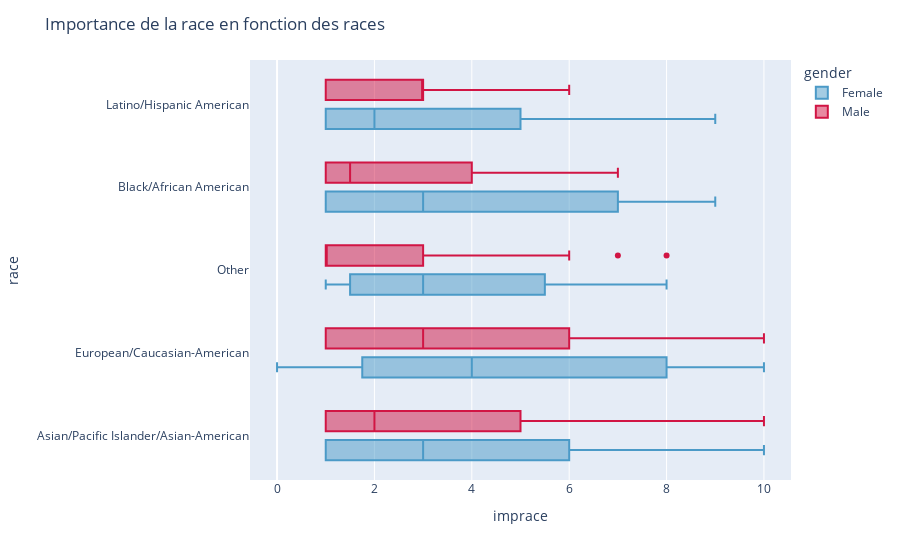

The cell this chart's notebook holds for it:
### Markdown cell above
IMPACT OF A PERSON'S RACE ON THEIR DECISIONS :<br>
     - Race holds an medium importance for people: those who consider it the most are African and Caucasian women.<br>
     - Religion holds an low importance for people: those who consider it the most are African and Caucasian women.

### Code cell
color_map = {'Female': "#4B9AC7", 'Male': "#d11544"}

fig = px.box(dfPeople, x='imprace', y='race', color='gender',
             color_discrete_map=color_map)

# Afficher le graphique

fig.update_layout(title="Importance de la race en fonction des races")

### Figure 1 — Plotly figure (JSON) as saved in the notebook; plotly's stock layout.template omitted (floating-point values rounded to 4 significant figures; data arrays with more than 128 entries replaced by an {"elided": "..."} marker saying what was removed)
{"data": [{"alignmentgroup": "True", "hovertemplate": "gender=Female<br>imprace=%{x}<br>race=%{y}<extra></extra>", "legendgroup": "Female", "marker": {"color": "#4B9AC7"}, "name": "Female", "notched": false, "offsetgroup": "Female", "orientation": "h", "showlegend": true, "type": "box", "x": {"elided": "274 int values"}, "x0": " ", "xaxis": "x", "y": {"elided": "274 str values"}, "y0": " ", "yaxis": "y"}, {"alignmentgroup": "True", "hovertemplate": "gender=Male<br>imprace=%{x}<br>race=%{y}<extra></extra>", "legendgroup": "Male", "marker": {"color": "#d11544"}, "name": "Male", "notched": false, "offsetgroup": "Male", "orientation": "h", "showlegend": true, "type": "box", "x": {"elided": "277 int values"}, "x0": " ", "xaxis": "x", "y": {"elided": "277 str values"}, "y0": " ", "yaxis": "y"}], "layout": {"boxmode": "group", "legend": {"title": {"text": "gender"}, "tracegroupgap": 0}, "margin": {"t": 60}, "title": {"text": "Importance de la race en fonction des races"}, "xaxis": {"anchor": "y", "domain": [0, 1], "title": {"text": "imprace"}}, "yaxis": {"anchor": "x", "domain": [0, 1], "title": {"text": "race"}}}}
